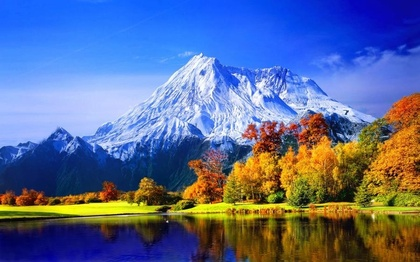
%> input picture image.jpg, 420 x 262 px, shrunk from 900 x 562 before the run
$ octave --eval "KMeansClustering;"   (GNU Octave 9; MATLAB toolbox functions it lacks are replaced by stand-ins)
%> lines starting %> are read from the running program, lines starting %| are printed output that depends on the picture

function KMeansClustering()

    img = imread('image.jpg');
%> img is the input picture: size 262x420x3 uint8; mean R, G, B 91.8, 106.6, 147.3
    imshow(img);


    mtrx = reshape(img, size(img, 1) *  size(img, 2), 3)';
    mtrx = double(mtrx);
    numCluster = 10;
    [code, centers] = Cluster_KMeans(mtrx, numCluster);
%> in Cluster_KMeans, `centers = X(:, initCenterIndices);`: centers = 10 columns, first 8: [153 46 4 86 78 30 28 196; 127 95 32 20 34 113 80 209; 43 223 80 0 9 255 228 251]
%> after the loop in Cluster_KMeans, `for i = 1:10`: centers = 10 columns, first 8: [210.9 87.23 15.33 133.6 61.61 42.51 14.67 178.2; 168.1 112.8 33.73 92.79 41.85 116.7 30.01 199.7; 39.15 193.1 94.28 24.02 14.61 251.9 162.3 247.6]

    newmtrx = centers(:, code);
    newmtrx = newmtrx';

    newImg = reshape(newmtrx , size(img, 1), size(img, 2), 3);
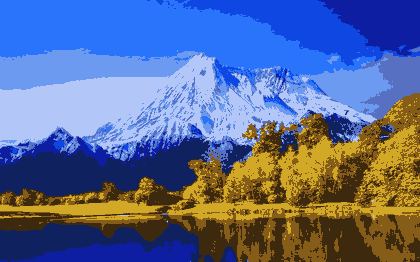
%> newImg: size 262x420x3 double; mean R, G, B 91.8, 106.6, 147.3; mean of the top-left, top-right, bottom-left and bottom-right quarters 168.2, 129.7, 76.4, 86.7
    newImg = uint8(newImg);
%> newImg: size 262x420x3 uint8

    imshow(newImg)

end


% X  p * n
function [code, centers] = Cluster_KMeans(X, k)

numInstance =  size(X, 2);
initCenterIndices = randsample(numInstance, k, false);
centers = X(:, initCenterIndices);

for i = 1:10
    dist = zeros(k, numInstance);
    for j = 1:k
        df = bsxfun(@minus, X, centers(:, j));
        dist(j, :) = sum(df .^ 2);
    end

    [~, code]  = min(dist);
    for j = 1:k
        centers(:,  j) = mean(X(:, code == j), 2);
    end
end


end
